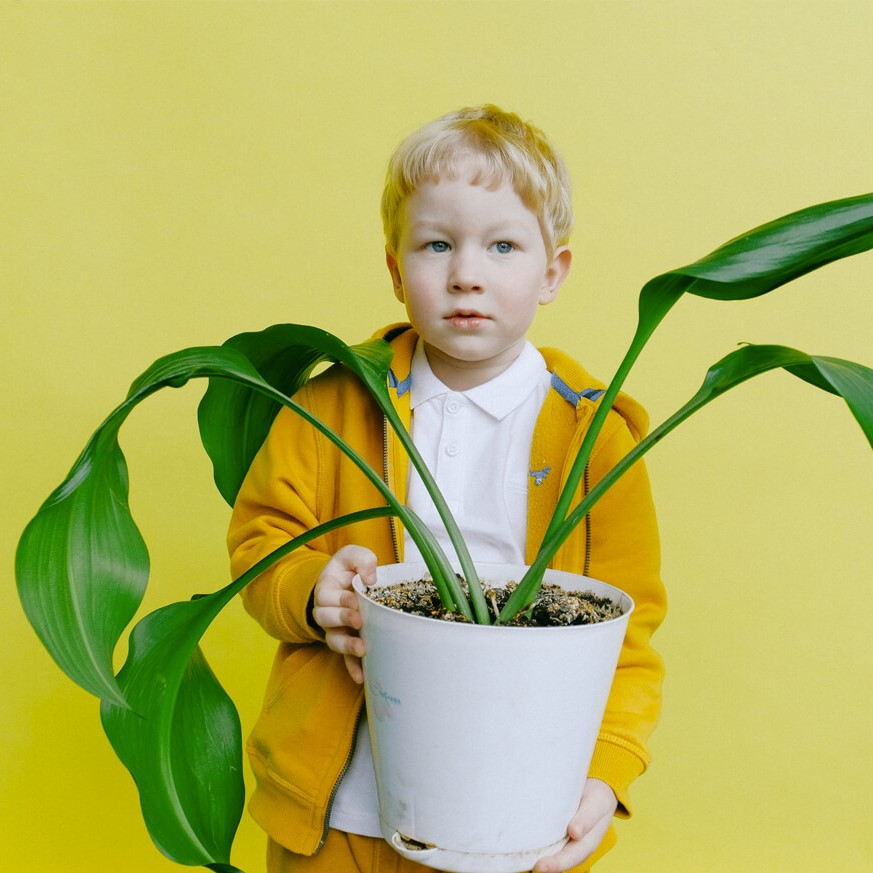
#> input picture image_with_face.jpg, 873 x 873 px
$ python image-resizer.py
#> lines starting #> are read from the running program, lines starting #| are printed output that depends on the picture
#> the answer given: 100
#> the answer given: 100
#15
from PIL import Image

def resize_image(dim1, dim2):

#> called with dim1 = 100, dim2 = 100
    image = Image.open("image_with_face.jpg")
#> image is the input picture: PIL image 873x873 RGB; mean R, G, B 180.2, 180.4, 98.1

    print(f"Current size: {image.size}")
#| Current size: (873, 873)

    resized_image = image.resize((dim1, dim2))
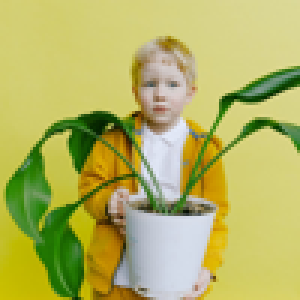
#> resized_image: PIL image 100x100 RGB (shown 3 times larger); mean R, G, B 180.2, 180.4, 98.2

    resized_image.save("image_with_face_resized.jpg")

dim1 = int(input("Enter width: "))
dim2 = int(input("Enter height: "))

resize_image(dim1, dim2)
print("Image Resized.")
